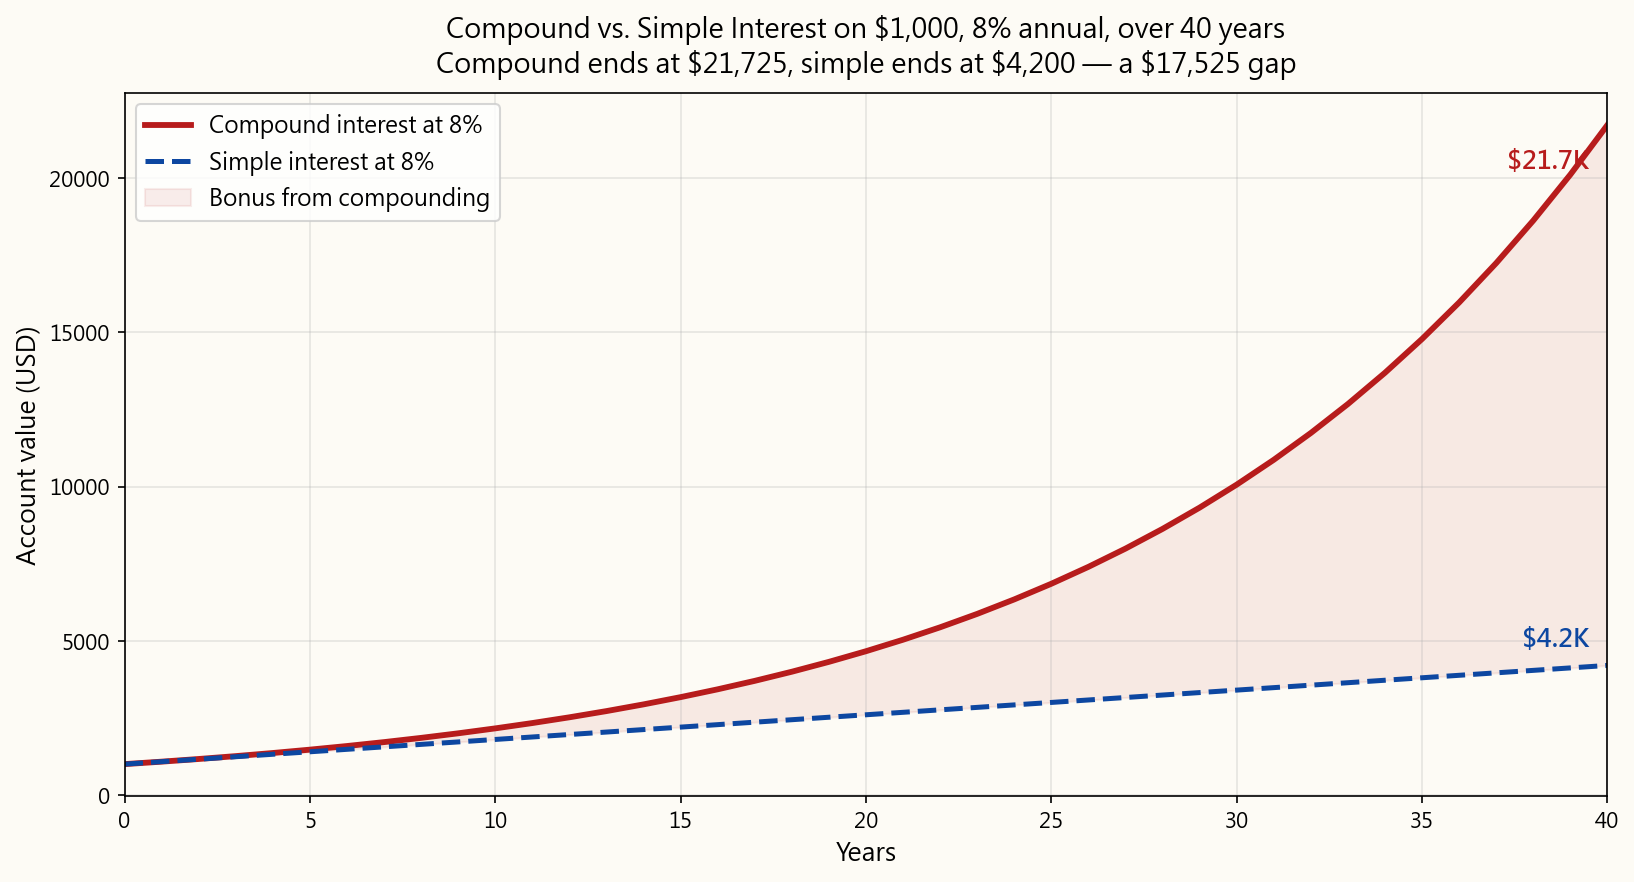

Python code for this plot:
"""Generate the "Compound vs Simple Interest" chart for Week 1.

Shows how a $1,000 starting balance grows at the same nominal rate under
simple interest (interest only on principal) vs compound interest
(interest on the running balance). The static defaults match the
in-lesson example: $1,000, 8% annual, 40 years. The matching interactive
demo lets the website reader change the rate and the horizon.

Run:
    uv run python course/image/week01_compound_vs_simple.py
"""

from __future__ import annotations

import os
import matplotlib
import matplotlib.pyplot as plt

matplotlib.rcParams["font.sans-serif"] = [
    "Microsoft JhengHei", "Microsoft YaHei", "PingFang TC", "PingFang SC",
    "Noto Sans CJK TC", "Noto Sans CJK SC", "SimHei", "Arial Unicode MS",
    "DejaVu Sans",
]
matplotlib.rcParams["axes.unicode_minus"] = False

LANGS = ("en", "hk", "tw", "cn")
LANG_LABELS = {
    "en": {
        "title_main":   "Compound vs. Simple Interest on ${p:,.0f}, {rate}% annual, over {y} years",
        "title_sub":    "Compound ends at ${ec:,.0f}, simple ends at ${es:,.0f} — a ${gap:,.0f} gap",
        "xlabel":       "Years",
        "ylabel":       "Account value (USD)",
        "legend_compound": "Compound interest at {rate}%",
        "legend_simple":   "Simple interest at {rate}%",
        "legend_bonus":    "Bonus from compounding",
    },
    "hk": {
        "title_main":   "${p:,.0f} 在 {rate}% 年利率下的複利 vs 單利({y} 年)",
        "title_sub":    "複利終值 ${ec:,.0f},單利終值 ${es:,.0f} — 相差 ${gap:,.0f}",
        "xlabel":       "年數",
        "ylabel":       "帳戶價值(美元)",
        "legend_compound": "複利({rate}%)",
        "legend_simple":   "單利({rate}%)",
        "legend_bonus":    "複利帶來的額外增長",
    },
    "tw": {
        "title_main":   "${p:,.0f} 在 {rate}% 年利率下的複利 vs 單利({y} 年)",
        "title_sub":    "複利終值 ${ec:,.0f},單利終值 ${es:,.0f} — 相差 ${gap:,.0f}",
        "xlabel":       "年數",
        "ylabel":       "帳戶價值(美元)",
        "legend_compound": "複利({rate}%)",
        "legend_simple":   "單利({rate}%)",
        "legend_bonus":    "複利帶來的額外增長",
    },
    "cn": {
        "title_main":   "${p:,.0f} 在 {rate}% 年利率下的复利 vs 单利({y} 年)",
        "title_sub":    "复利终值 ${ec:,.0f},单利终值 ${es:,.0f} — 相差 ${gap:,.0f}",
        "xlabel":       "年数",
        "ylabel":       "账户价值(美元)",
        "legend_compound": "复利({rate}%)",
        "legend_simple":   "单利({rate}%)",
        "legend_bonus":    "复利带来的额外增长",
    },
}

PRINCIPAL = 1000.0
RATE = 0.08
YEARS = 40


def simple_series(p: float, r: float, n: int) -> list[float]:
    return [p * (1 + r * t) for t in range(n + 1)]


def compound_series(p: float, r: float, n: int) -> list[float]:
    return [p * (1 + r) ** t for t in range(n + 1)]


def main() -> None:
    out_dir = os.path.dirname(__file__)
    xs = list(range(YEARS + 1))
    simple = simple_series(PRINCIPAL, RATE, YEARS)
    compound = compound_series(PRINCIPAL, RATE, YEARS)

    fmt_args = {
        "p": PRINCIPAL,
        "rate": int(RATE * 100),
        "y": YEARS,
        "ec": compound[-1],
        "es": simple[-1],
        "gap": compound[-1] - simple[-1],
    }

    def fmt(v: float) -> str:
        if v >= 1e6:
            return f"${v / 1e6:.2f}M"
        if v >= 1e3:
            return f"${v / 1e3:.1f}K"
        return f"${v:,.0f}"

    for lang in LANGS:
        L = LANG_LABELS[lang]

        fig, ax = plt.subplots(figsize=(11, 6))
        fig.patch.set_facecolor("#fdfbf5")
        ax.set_facecolor("#fdfbf5")

        ax.plot(xs, compound, color="#b71c1c", linewidth=2.8,
                label=L["legend_compound"].format(**fmt_args))
        ax.plot(xs, simple, color="#0d47a1", linewidth=2.4, linestyle="--",
                label=L["legend_simple"].format(**fmt_args))
        ax.fill_between(xs, simple, compound,
                        where=[c >= s for s, c in zip(simple, compound)],
                        interpolate=True, color="#b71c1c", alpha=0.08,
                        label=L["legend_bonus"].format(**fmt_args))

        ax.set_xlim(0, YEARS)
        ax.set_xlabel(L["xlabel"], fontsize=12)
        ax.set_ylabel(L["ylabel"], fontsize=12)
        ax.set_title(
            L["title_main"].format(**fmt_args) + "\n"
            + L["title_sub"].format(**fmt_args),
            fontsize=13, pad=10,
        )
        ax.grid(True, alpha=0.3)
        ax.legend(loc="upper left", fontsize=11)

        ax.annotate(fmt(compound[-1]), xy=(YEARS, compound[-1]),
                    xytext=(YEARS - 0.5, compound[-1] - 1400),
                    fontsize=12, fontweight="bold", color="#b71c1c", ha="right")
        ax.annotate(fmt(simple[-1]), xy=(YEARS, simple[-1]),
                    xytext=(YEARS - 0.5, simple[-1] + 600),
                    fontsize=12, fontweight="bold", color="#0d47a1", ha="right")

        fname = "week01_compound_vs_simple.png" if lang == "en" \
            else f"week01_compound_vs_simple_{lang}.png"
        out_path = os.path.join(out_dir, fname)
        plt.tight_layout()
        plt.savefig(out_path, dpi=150, bbox_inches="tight",
                    facecolor=fig.get_facecolor())
        plt.close(fig)
        if lang == "en":
            import shutil
            shutil.copy2(out_path, os.path.join(out_dir, "week01_compound_vs_simple_en.png"))
        print(f"Saved: {out_path}")
    print()
    print(f"Principal:    ${PRINCIPAL:,.2f}")
    print(f"Rate:         {RATE*100:.1f}% per year")
    print(f"Horizon:      {YEARS} years")
    print(f"Simple end:   ${simple[-1]:,.2f}  (interest = ${simple[-1] - PRINCIPAL:,.2f})")
    print(f"Compound end: ${compound[-1]:,.2f}  (interest = ${compound[-1] - PRINCIPAL:,.2f})")
    print(f"Compound bonus over simple: ${compound[-1] - simple[-1]:,.2f}")


if __name__ == "__main__":
    main()
